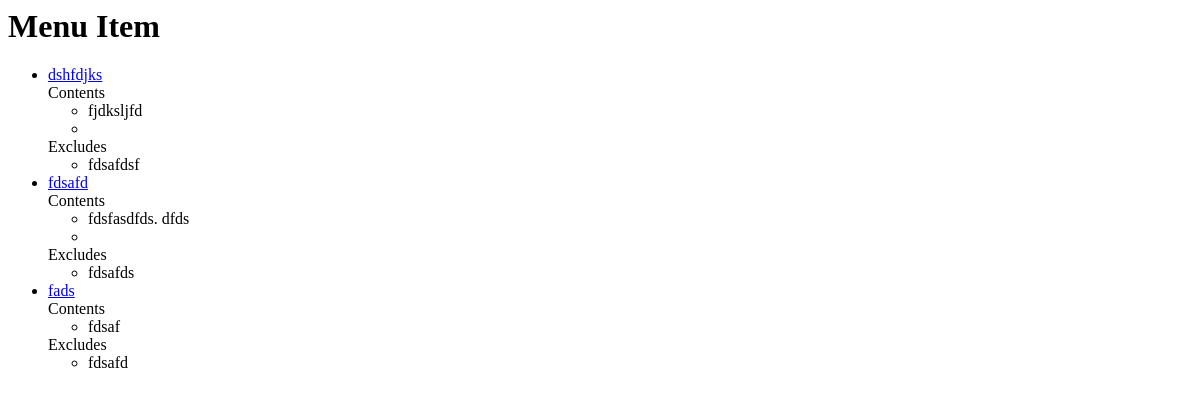
The app's page /items/ (signed in), older data.
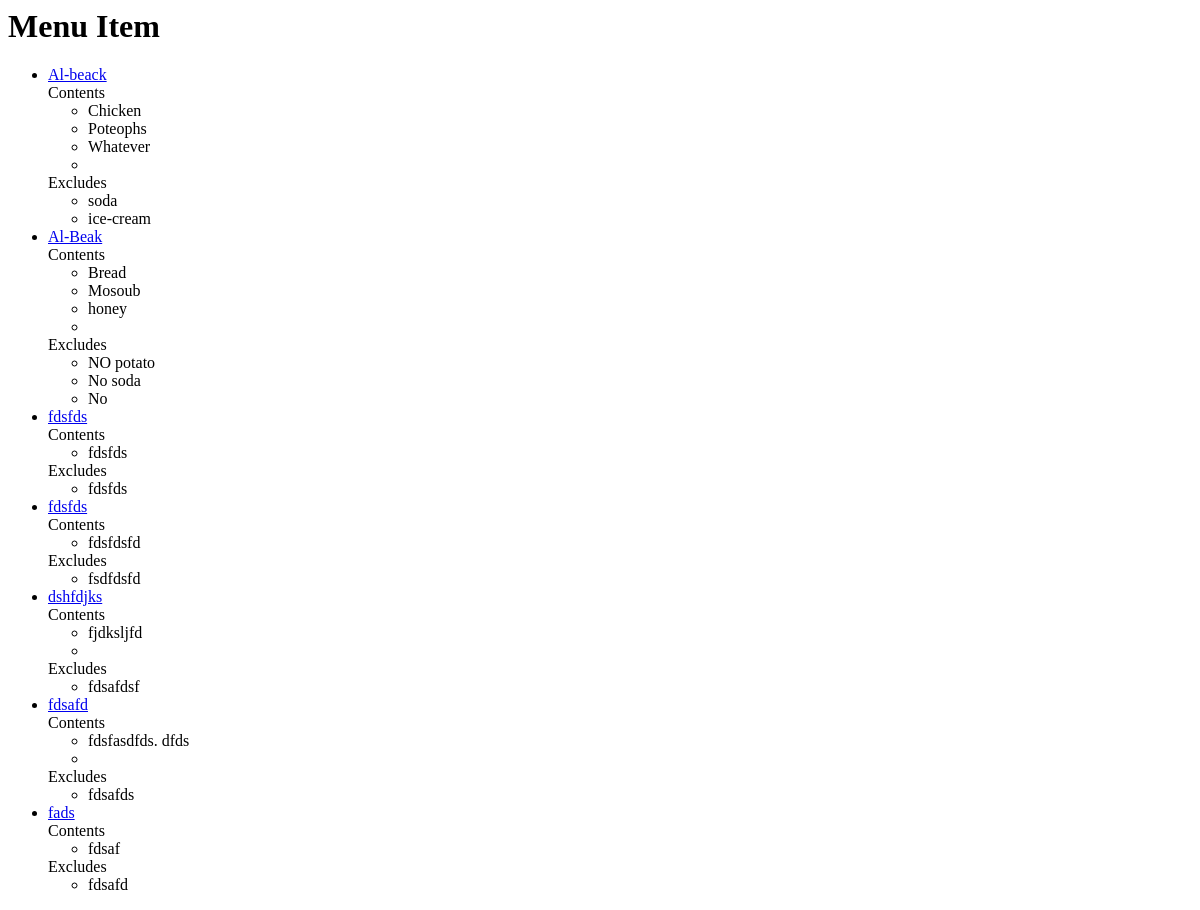
The same page, newer data.
### menues/models.py (models this page shows, shortened)
class Item(models.Model):
    user = models.ForeignKey(settings.AUTH_USER_MODEL)
    restaurant = models.ForeignKey(RestaurantsLocations)
    name = models.CharField(max_length=120)
    contents = models.TextField(help_text='Separate each item by comma')
    excludes = models.TextField(blank=True, null=True, help_text='Separate each item by comma')
    public = models.BooleanField(default=True)
    timestamp = models.DateTimeField(auto_now_add=True)
    updated = models.DateTimeField(auto_now=True)
    class Meta:
        ordering = ['-updated', '-timestamp']
    def get_absolute_url(self):
        return reverse('menues:detail', kwargs={'pk': self.pk})
    def get_contents(self):
        return self.contents.split(",")
    def get_excludes(self):
        return self.excludes.split(",")

### menues/views.py (the view)
# urls.py: url(r'$', ItemListView.as_view(), name='list'),
class ItemListView(ListView):
    def get_queryset(self):
        return Item.objects.filter(user=self.request.user)

### menues/templates/menues/item_list.html
{% block content %}
<h1> Menu Item  </h1>
{% endblock  %}
<ul>
    {% for obj in object_list %}
        <li><a href="{{ obj.get_absolute_url }}"> {{ obj.name }}</a><br>
            {% if obj.contents %}
                        Contents
            <ul>
                {% for item in obj.get_contents %}
                    <li>{{ item }}</li>
                {% endfor %}
            </ul>
             {% endif %}
             {% if obj.excludes %}
                        Excludes
            <ul>
                {% for item in obj.get_excludes %}
                    <li>{{ item }}</li>
                {% endfor %}
            </ul>
            {% endif %}
        </li>
    {%  endfor %}
</ul>

Row changes from the older to the newer data that the page shows:
added Item: name "Al-beack", get_contents "Chicken" "Poteophs" "Whatever", get_excludes "soda" "ice-cream"
added Item: name "Al-Beak", get_contents "Bread" "Mosoub" "honey", get_excludes "NO potato" "No soda" "No"
added Item: name "fdsfds", get_contents "fdsfds", get_excludes "fdsfds"
added Item: name "fdsfds", get_contents "fdsfdsfd", get_excludes "fsdfdsfd"
